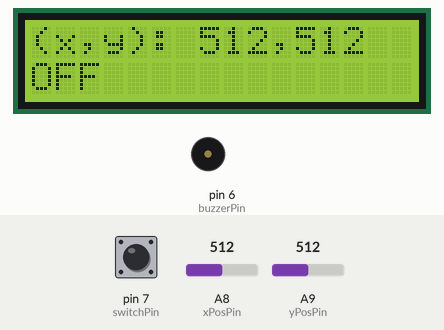
This sketch was run on a simulated Arduino Mega 2560, built with avr-gcc and run on an emulated ATmega2560. On the bench: 16×2 character LCD, buzzer (waves = sounding, pin HIGH). Inputs (shaded band) come from the test bench; at power-on: pin 7 (switchPin) HIGH, A8 (xPosPin) = 512, A9 (yPosPin) = 512. What the sketch prints to the serial monitor is not drawn.

Above: at 1.2 s.
1.3 s: pin 7 (switchPin) pulled LOW for 0.3 s
At 1.7 s:
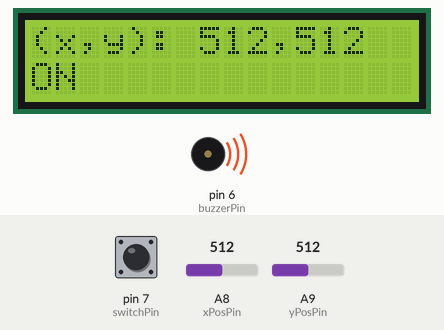
4.3 s: A8 (xPosPin) set to 716
At 4.8 s:
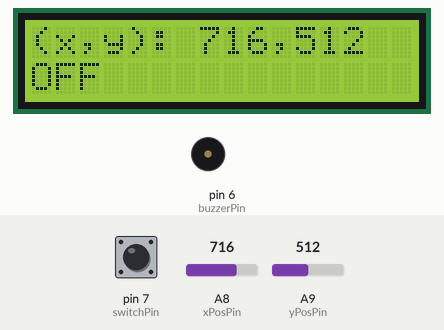
5.9 s: A9 (yPosPin) set to 716
At 6.3 s:
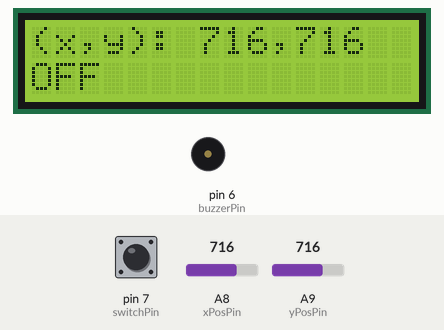
7.4 s: A8 (xPosPin) set to 1023
At 7.8 s:
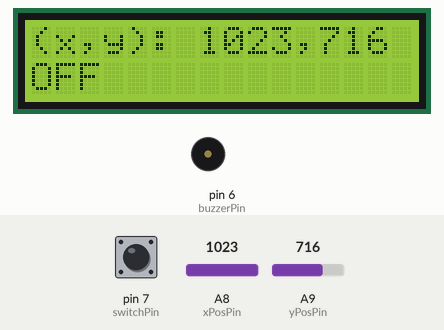
8.9 s: pin 7 (switchPin) pulled LOW for 1 s
At 9.3 s:
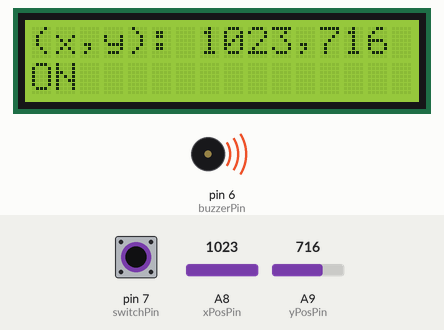
11.4 s: A9 (yPosPin) set to 900
At 11.9 s:
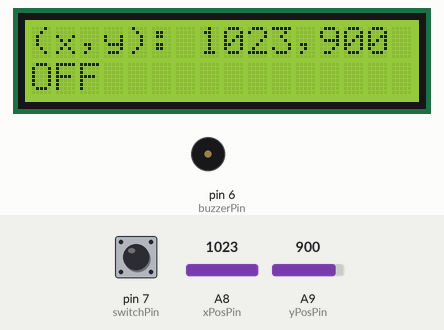
Timing chart, 0 to 14.0 s (numbered marks = the images above; inputs shaded):
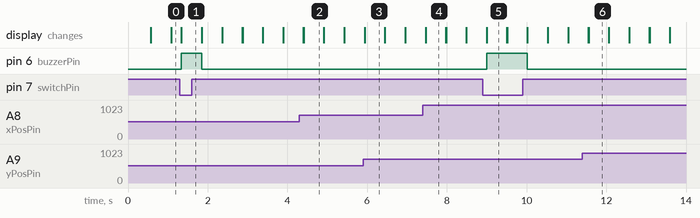

Measured:
- after the input at 1.3 s, pin 6 (buzzerPin): LOW → HIGH at once, → LOW 0.51 s later; the display: changes at once (image 1)
- after the input at 4.3 s, the display: first differs from a run without the input after 0.11 s (image 2)
- after the input at 5.9 s, the display: first differs from a run without the input at once (image 3)
- after the input at 7.4 s, the display: first differs from a run without the input after 0.07 s (image 4)
- after the input at 8.9 s, pin 6 (buzzerPin): LOW → HIGH after 0.10 s, → LOW 1.0 s later; the display: first differs from a run without the input after 0.10 s (image 5)
- after the input at 11.4 s, the display: first differs from a run without the input after 0.15 s (image 6)
- what the display in image 2 shows lasts 0.5 s, from 4.4 s to 4.9 s

The sketch:

joystick_position_display.ino
```cpp
// Siddharth Sivakumar
// July 22, 2026
// Arduino Mega
/* The purpose of this program is to use a joystick
to control the current position within a 1023x1023
plane and output to an LCD display (LCD1602 Module).
The joystick can be pressed to release a warning sound. */

#include <LiquidCrystal.h>
int rs = 12, en = 11, d4 = 5, d5 = 4, d6 = 3, d7 = 2;
LiquidCrystal lcd(rs, en, d4, d5, d6, d7);

int switchPin = 7;
int xPosPin = A8;
int yPosPin = A9;
int buzzerPin = 6;

String outputString;
int xPos;
int yPos;
int switchButton;
int delayTime = 250;

void setup() {
  pinMode(switchPin, INPUT);
  pinMode(xPosPin, INPUT);
  pinMode(yPosPin, INPUT);
  pinMode(buzzerPin, OUTPUT);
  Serial.begin(9600);
  digitalWrite(switchPin, HIGH);

  lcd.begin(16, 2);
}

void loop() {
  xPos = analogRead(xPosPin);
  yPos = analogRead(yPosPin);
  switchButton = digitalRead(switchPin);

  outputString = "(x,y): "+ String(xPos) + "," + String(yPos);
  Serial.println(outputString);
  lcd.print(outputString);

  lcd.setCursor(0, 1);
  if (switchButton == 0) {
    lcd.print("ON");
    digitalWrite(buzzerPin, HIGH);
  } else {
    lcd.print("OFF");
    digitalWrite(buzzerPin, LOW);
  }
  delay(delayTime);
  lcd.clear();
}
```
